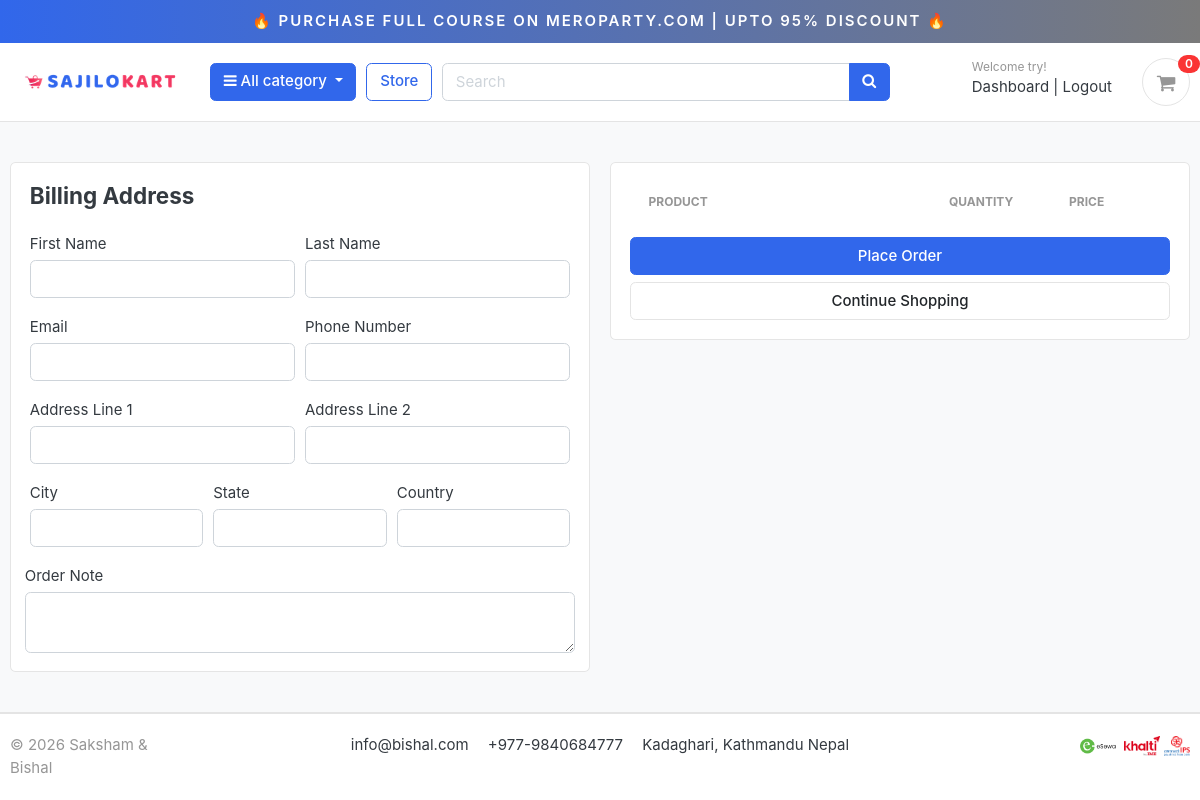
Page /cart/checkout/ (signed in) on the earlier database version.
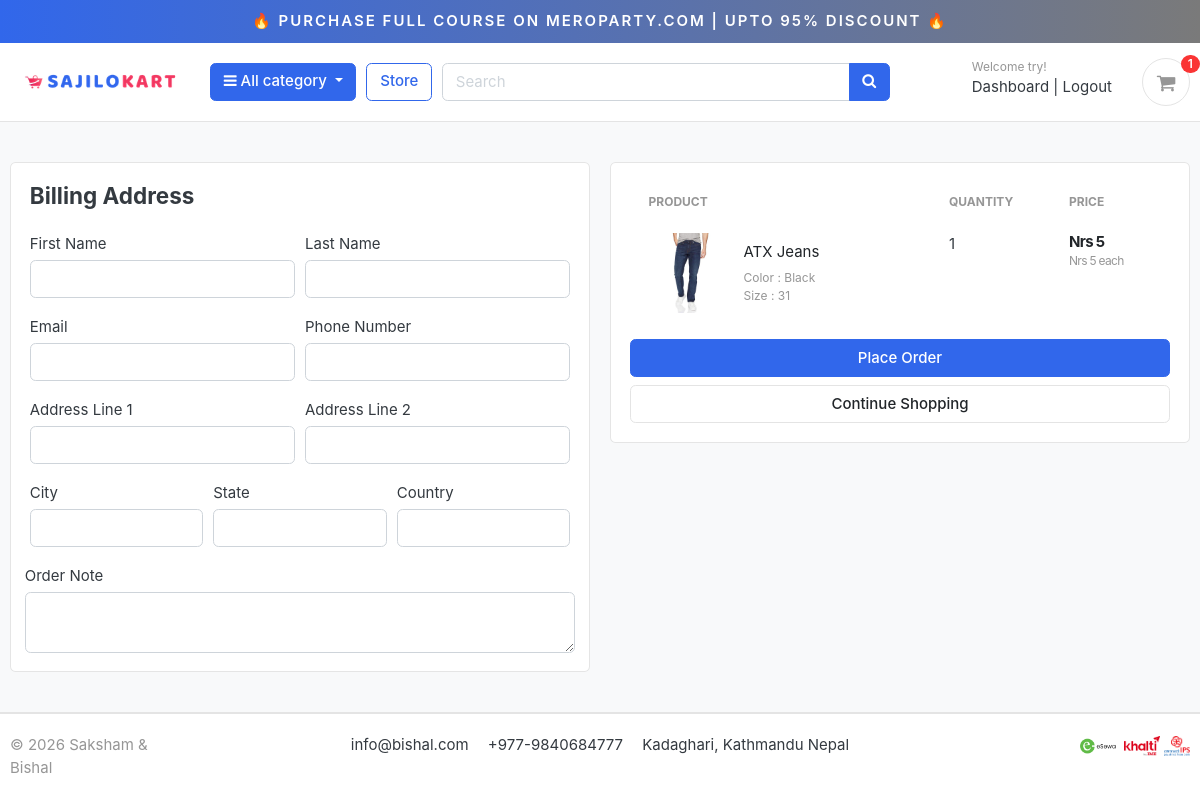
Same page on the later database version.
### carts/models.py (models this page shows, shortened)
class CartItem(models.Model):
    user = models.ForeignKey(Account, on_delete=models.CASCADE, null=True)
    product = models.ForeignKey(Product, on_delete=models.CASCADE)
    variations = models.ManyToManyField(Variation, blank=True)
    cart    = models.ForeignKey(Cart, on_delete=models.CASCADE, null=True)
    quantity = models.IntegerField()
    is_active = models.BooleanField(default=True)
    def sub_total(self):
        return self.product.price * self.quantity

### store/models.py (models this page shows, shortened)
class Product(models.Model):
    product_name    = models.CharField(max_length=200, unique=True)
    slug            = models.SlugField(max_length=200, unique=True)
    description     = models.TextField(max_length=500, blank=True)
    price           = models.IntegerField()
    images          = models.ImageField(upload_to='photos/products')
    stock           = models.IntegerField()
    is_available    = models.BooleanField(default=True)
    category        = models.ForeignKey(Category, on_delete=models.CASCADE)
    created_date    = models.DateTimeField(auto_now_add=True)
    modified_date   = models.DateTimeField(auto_now=True)
    def get_url(self):
        return reverse('product_detail', args=[self.category.slug, self.slug])

class Variation(models.Model):
    product = models.ForeignKey(Product, on_delete=models.CASCADE)
    variation_category = models.CharField(max_length=100, choices=variation_category_choice)
    variation_value     = models.CharField(max_length=100)
    is_active           = models.BooleanField(default=True)
    created_date        = models.DateTimeField(auto_now=True)
    objects = VariationManager()

### carts/views.py (the view)
# urls.py: path('checkout/', views.checkout, name='checkout'),
@login_required(login_url='login')
def checkout(request, total=0, quantity=0, cart_items=None):
    try:
        tax = 0
        grand_total = 0
        if request.user.is_authenticated:
            cart_items = CartItem.objects.filter(user=request.user, is_active=True)
        else:
            cart = Cart.objects.get(cart_id=_cart_id(request))
            cart_items = CartItem.objects.filter(cart=cart, is_active=True)
        for cart_item in cart_items:
            total += (cart_item.product.price * cart_item.quantity)
            quantity += cart_item.quantity
        tax = (13 * total) / 100
        grand_total = total + tax
    except ObjectDoesNotExist:
        pass
    context = {
        'total': total,
        'quantity': quantity,
        'cart_items': cart_items,
        'tax': tax,
        'grand_total': grand_total,
    }
    return render(request, 'store/checkout.html', context)

### carts/context_processors.py (called while the page is built)
def counter(request):
    cart_count = 0
    if 'admin' in request.path:
        return {}
    else:
        try:
            cart = Cart.objects.filter(cart_id=_cart_id(request))
            if request.user.is_authenticated:
                cart_items = CartItem.objects.all().filter(user=request.user)
            else:
                cart_items = CartItem.objects.all().filter(cart=cart[:1])
            for cart_item in cart_items:
                cart_count += cart_item.quantity
        except Cart.DoesNotExist:
            cart_count = 0
    return dict(cart_count=cart_count)

### carts/views.py (called while the page is built)
def _cart_id(request):
    cart = request.session.session_key
    if not cart:
        cart = request.session.create()
    return cart

### category/context_processors.py (called while the page is built)
def menu_links(request):
    links = Category.objects.all()
    return dict(links=links)

### category/models.py (called while the page is built)
    def get_url(self):
            return reverse('products_by_category', args=[self.slug])

### templates/store/checkout.html (shortened to what this page needs)
{% extends 'base.html' %}
{% load static %}
{% block content %}
<section class="section-content padding-y bg">
<div class="container">
<div class="row">
	<aside class="col-lg-6">
<div class="card">
  <div class="card-body">
    <h4 class="card-title mb-4">Billing Address</h4>
    <form action="{% url 'place_order' %}" method="POST">
      <div class="form-row">
        <div class="col form-group">
          <label for="">First Name</label>
          <input type="text" name="first_name" class="form-control" required>
        </div>
        <div class="col form-group">
          <label for="">Last Name</label>
          <input type="text" name="last_name" class="form-control" required>
        </div>
      </div>
      <div class="form-row">
        <div class="col form-group">
          <label for="">Email</label>
          <input type="email" name="email" class="form-control" required>
        </div>
        <div class="col form-group">
          <label for="">Phone Number</label>
          <input type="text" name="phone" class="form-control" required>
        </div>
      </div>
      <div class="form-row">
        <div class="col form-group">
          <label for="">Address Line 1</label>
          <input type="text" name="address_line_1" class="form-control" required>
        </div>
        <div class="col form-group">
          <label for="">Address Line 2</label>
          <input type="text" name="address_line_2" class="form-control">
        </div>
      </div>
      <div class="form-row">
        <div class="col form-group">
          <label for="">City</label>
          <input type="text" name="city" class="form-control" required>
        </div>
        <div class="col form-group">
          <label for="">State</label>
          <input type="text" name="state" class="form-control" required>
        </div>
        <div class="col form-group">
          <label for="">Country</label>
          <input type="text" name="country" class="form-control" required>
        </div>
        </div>
        <div class="form-row">
          <label for="">Order Note</label>
          <textarea name="order_note" rows="2" class="form-control"></textarea>
        </div>
  </div>
</div>
	</aside>
	<aside class="col-lg-6">
		<div class="card">
		<div class="card-body">
      <table class="table table-borderless table-shopping-cart">
      <thead class="text-muted">
      <tr class="small text-uppercase">
        <th scope="col">Product</th>
        <th scope="col" width="120">Quantity</th>
        <th scope="col" width="120">Price</th>
      </tr>
      </thead>
      <tbody>
      {% for cart_item in cart_items %}
      <tr>
      	<td>
      		<figure class="itemside align-items-center">
      			<div class="aside"><img src="{{ cart_item.product.images.url }}" class="img-sm"></div>
      			<figcaption class="info">
      				<a href="{{ cart_item.product.get_url }}" class="title text-dark">{{ cart_item.product.product_name }}</a>
      				<p class="text-muted small">
      					{% if cart_item.variations.all %}
      						{% for item in cart_item.variations.all %}
      							{{ item.variation_category | capfirst }} : {{ item.variation_value | capfirst }} <br>
      						{% endfor %}
      					{% endif %}
      				</p>
      			</figcaption>
      		</figure>
      	</td>
      	<td>
      				<label for="">{{cart_item.quantity}}</label>
      	</td>
      	<td>
      		<div class="price-wrap">
      			<var class="price">Nrs {{ cart_item.sub_total }}</var>
      			<small class="text-muted"> Nrs {{ cart_item.product.price }} each </small>
      		</div>
      	</td>
      </tr>
      {% endfor %}
      </tbody>
      </table>
      <button type="submit" name="submit" class="btn btn-primary btn-block">Place Order</button>
			<a href="{% url 'store' %}" class="btn btn-light btn-block">Continue Shopping</a>
		</div>
		</div>
</aside>
</div>
</div>
</section>
{% endblock %}

### templates/includes/navbar.html (shortened to what this page needs)
{% load static %}
<div class="container-fluid" style="text-align:center;background-image: linear-gradient(to right, #3167EB , #7A7A7A);padding:10px;font-weight: 600;position:sticky;top:0;z-index:999;">
<a href="https://meroparty.com/" style="color: white;text-transform: uppercase;letter-spacing: 2px;"><span>&#x1F525</span> Purchase Full Course on Meroparty.com | Upto 95% Discount <span>&#x1F525</span></a>
</div>
<header class="section-header">
<section class="header-main border-bottom">
  <div class="container">
<div class="row align-items-center">
  <div class="col-lg-2 col-md-3 col-6">
    <a href="{% url 'home' %}" class="brand-wrap">
      <img class="logo" src="{% static './images/logo.png' %}">
    </a>
  </div>
  <div class="col-lg col-sm col-md col-6 flex-grow-0">
    <div class="category-wrap dropdown d-inline-block float-right">
      <button type="button" class="btn btn-primary dropdown-toggle" data-toggle="dropdown">
        <i class="fa fa-bars"></i> All category
      </button>
    </div>
  </div>
  <a href="{% url 'store' %}" class="btn btn-outline-primary">Store</a>
  <div class="col-lg  col-md-6 col-sm-12 col">
    <form action="{% url 'search' %}" class="search" method='GET'>
      <div class="input-group w-100">
          <input type="text" class="form-control" style="width:60%;" placeholder="Search" name="keyword" required>
          <div class="input-group-append">
            <button class="btn btn-primary" type="submit">
              <i class="fa fa-search"></i>
            </button>
          </div>
        </div>
    </form>
  </div>
  <div class="col-lg-3 col-sm-6 col-8 order-2 order-lg-3">
        <div class="d-flex justify-content-end mb-3 mb-lg-0">
          {% if user.id is None %}
          <div class="widget-header">
            <small class="title text-muted">Welcome guest!</small>
            <div>
              <a href="{% url 'login' %}">Sign in</a> <span class="dark-transp"> | </span>
              <a href="{% url 'register' %}"> Register</a>
            </div>
          </div>
          {% else %}
          <div class="widget-header">
            <small class="title text-muted">Welcome {{user.first_name}}!</small>
            <div>
              <a href="{% url 'dashboard' %}">Dashboard</a> <span class="dark-transp"> | </span>
              <a href="{% url 'logout' %}"> Logout</a>
            </div>
          </div>
          {% endif %}
          <a href="{% url 'cart' %}" class="widget-header pl-3 ml-3">
            <div class="icon icon-sm rounded-circle border"><i class="fa fa-shopping-cart"></i></div>
            <span class="badge badge-pill badge-danger notify">{{cart_count}}</span>
          </a>
        </div>
      </div>
</div>
  </div>
</section>
</header>

Differences in the rows shown:
added CartItem: product.images (picture), product.product_name "ATX Jeans", quantity "1", sub_total "5", product.price "5"
now on this page (row unchanged): Variation: variation_category "Color", variation_value "Black"
now on this page (row unchanged): Variation: variation_category "Size", variation_value "31"
Other differences:
{{ cart_count }}: "0" → "1"
